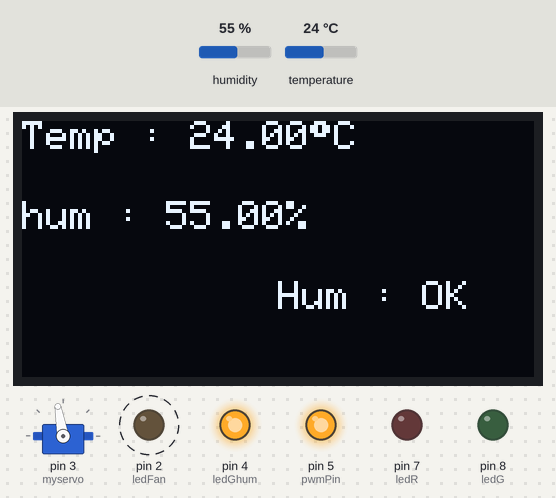
A sketch run on a simulated Arduino Uno, built with avr-gcc and run on an emulated ATmega328P. On the bench: servo, 128×64 one-colour display, output pins drawn as LEDs (lit = HIGH). Dashed ring = blinking. The test bench sets the inputs (shaded band); at power-on: temperature 24 °C, humidity 55 %. Pins used as bus, display or sensor lines are not drawn; what the sketch prints to the serial monitor is not drawn.

Above: at 1.2 s.
1.3 s: temperature set to 22 °C
At 4.3 s:
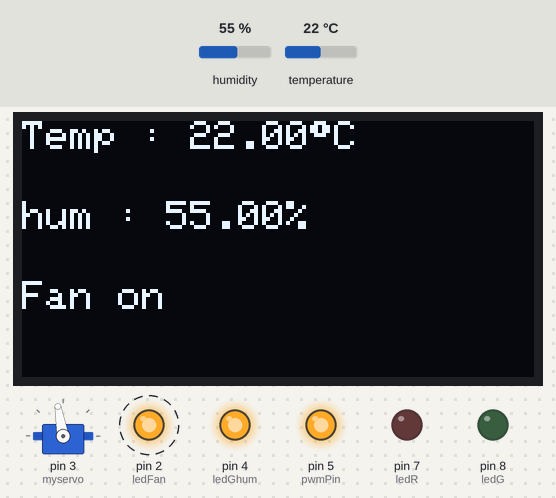
4.8 s: temperature set to 19 °C
At 7.6 s:
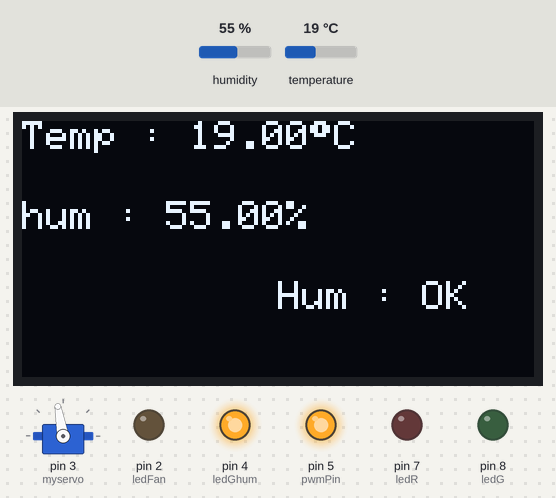
11.9 s: humidity set to 41 %
At 13.5 s:
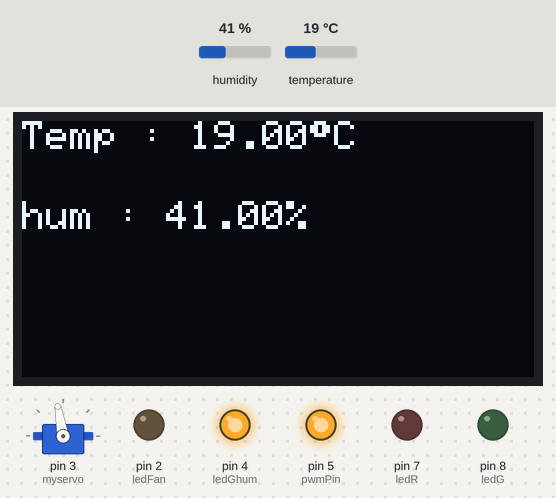
14.7 s: humidity set to 38 %
At 16.4 s:
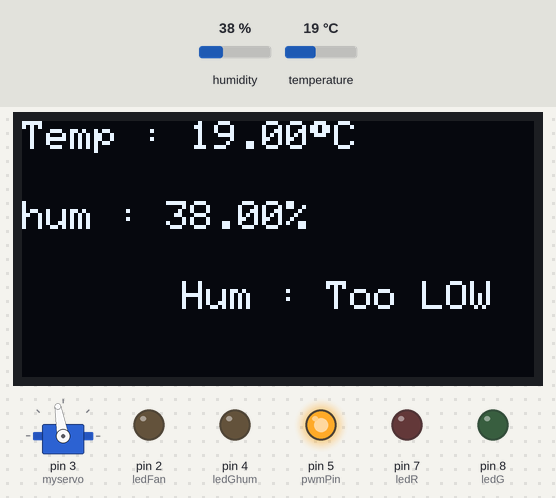
19.1 s: temperature set to 16 °C
At 21.2 s:
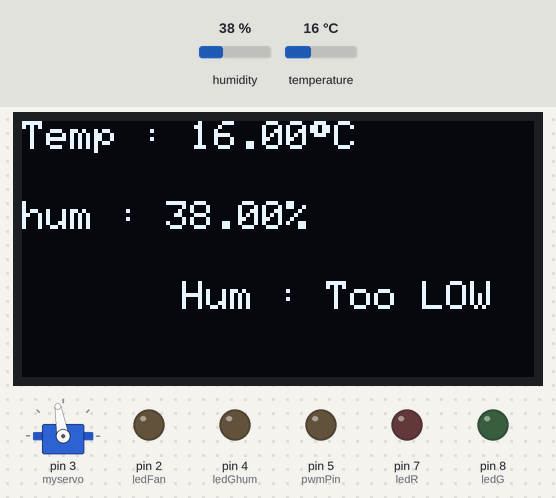
23.4 s: humidity set to 40 %
At 26.7 s:
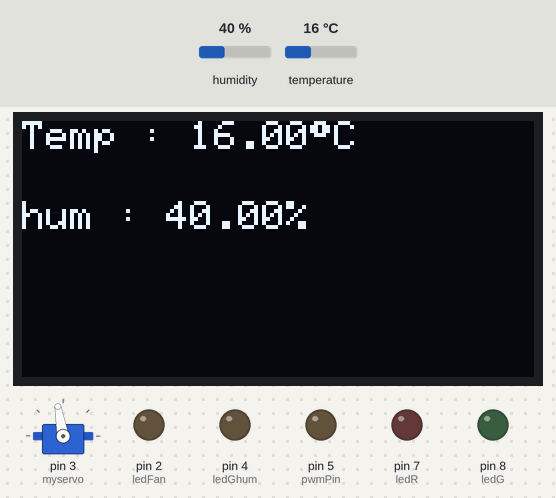
Timing chart, 0 to 28.9 s (numbered marks = the images above; inputs shaded):
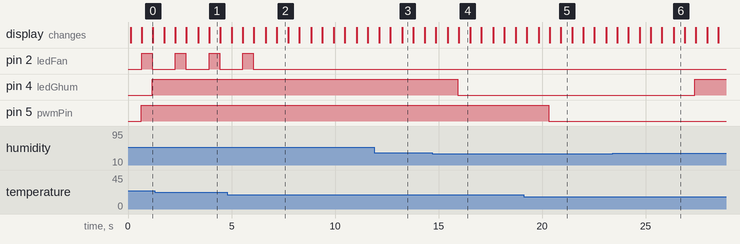

The sketch:

Servercontrol_arduino_uno.ino
```cpp
#include <Servo.h>
#include <SPI.h>
#include <RFID.h>
#include <DHT.h>
#include <Adafruit_SSD1306.h>

#define DHTPIN 6
#define DHTTYPE   DHT11

Adafruit_SSD1306 display(128, 64, &Wire, -1);
RFID rfid(10, 9);
byte kart[5] = {121,2,178,152,81};
Servo myservo;
DHT dht(DHTPIN, DHTTYPE);
boolean card;
int ledG = 8;
int ledR = 7;
int ledGhum = 4;
int ledFan = 2;
const int pwmPin = 5;

void setup()
{
  pinMode(ledG, OUTPUT);
  pinMode(ledGhum, OUTPUT);
  pinMode(ledR, OUTPUT);
  pinMode(ledFan, OUTPUT);
  Serial.begin(9600);
  dht.begin();
  SPI.begin();
  rfid.init();
  myservo.attach(3);
  myservo.write(100);
  if (!display.begin(SSD1306_SWITCHCAPVCC, 0x3C)){
    Serial.println(F("SSD1306 allocation failed"));
    for(;;);
  }
}

void loop()
{
  float temp = dht.readTemperature();
  float hum = dht.readHumidity();
  Serial.print("temperature: ");
  Serial.print(temp,1);
  Serial.print(" Humidity: ");
  Serial.println(hum,1);

  display.clearDisplay();
  display.setTextSize(1);
  display.setTextColor(WHITE);
  display.setCursor(0, 0);
  display.print("Temp : ");
  display.print(temp);
  display.print((char)247); // ' ° ' symbol
  display.print("C");
  display.setCursor(0,20);
  display.print("hum : ");
  display.print(hum);
  display.print("%");
  display.display();

  delay(500);


  if ((temp >=21) && (temp<= 28))
    {
      analogWrite(pwmPin,255);
      Serial.print("Fan on");
      display.clearDisplay();
      display.setTextSize(1);
      display.setTextColor(WHITE);
      display.setCursor(0, 0);
      display.print("Temp : ");
      display.print(temp);
      display.print((char)247); // ' ° ' symbol
      display.print("C");
      display.setCursor(0,20);
      display.print("hum : ");
      display.print(hum);
      display.print("%");
      display.setCursor(0,40);
      display.print("Fan on");
      display.display();
      digitalWrite(ledFan, HIGH);
      delay(500);
      digitalWrite(ledFan, LOW);
    }
    else if (temp > 28)
    {
       Serial.print("ALARM!");
       display.clearDisplay();
       display.setTextSize(1);
       display.setTextColor(WHITE);
       display.setCursor(0, 0);
       display.print("Temp : ");
       display.print(temp);
       display.print((char)247); // ' ° ' symbol
       display.print("C");
       display.setCursor(0,20);
       display.print("hum : ");
       display.print(hum);
       display.print("%");
       display.setCursor(0,40);
       display.print("ALARM! Temp to high!");
       display.display();
       delay(500);
    }
    else if (temp < 18)
    {
      analogWrite(pwmPin,0);
      Serial.print("Fan off");
      display.clearDisplay();
      display.setTextSize(1);
      display.setTextColor(WHITE);
      display.setCursor(0, 0);
      display.print("Temp : ");
      display.print(temp);
      display.print((char)247); // ' ° ' symbol
      display.print("C");
      display.setCursor(0,20);
      display.print("hum : ");
      display.print(hum);
      display.print("%");
      display.setCursor(0,40);
      display.print("Fan Off");
      display.display();
      digitalWrite(ledFan, LOW);
      delay(500);
    }
   if ((hum >=40) && (hum<= 60))
  {
    digitalWrite(ledGhum, HIGH);
    display.clearDisplay();
    display.setTextSize(1);
    display.setTextColor(WHITE);
    display.setCursor(0, 0);
    display.print("Temp : ");
    display.print(temp);
    display.print((char)247); // ' ° ' symbol
    display.print("C");
    display.setCursor(0,20);
    display.print("hum : ");
    display.print(hum);
    display.print("%");
    display.setCursor(64,40);
    display.print("Hum : OK");
    display.display();
    delay(500);
  }
  else if (hum > 60)
  {
    digitalWrite(ledGhum, LOW);
    display.clearDisplay();
    display.setTextSize(1);
    display.setTextColor(WHITE);
    display.setCursor(0, 0);
    display.print("Temp : ");
    display.print(temp);
    display.print((char)247); // ' ° ' symbol
    display.print("C");
    display.setCursor(0,20);
    display.print("hum : ");
    display.print(hum);
    display.print("%");
    display.setCursor(40,40);
    display.print("Hum : Too HIGH");
    display.display();
    delay(500);
  }
  else if (hum < 40)
  {
    digitalWrite(ledGhum, LOW);
    display.clearDisplay();
    display.setTextSize(1);
    display.setTextColor(WHITE);
    display.setCursor(0, 0);
    display.print("Temp : ");
    display.print(temp);
    display.print((char)247); // ' ° ' symbol
    display.print("C");
    display.setCursor(0,20);
    display.print("hum : ");
    display.print(hum);
    display.print("%");
    display.setCursor(40,40);
    display.print("Hum : Too LOW");
    display.display();
    delay(500);
  }

  if (rfid.isCard())
  {
    if (rfid.readCardSerial())
    {
      Serial.print("Found ID: ");
      Serial.print(rfid.serNum[0]);
      Serial.print(",");
      Serial.print(rfid.serNum[1]);
      Serial.print(",");
      Serial.print(rfid.serNum[2]);
      Serial.print(",");
      Serial.print(rfid.serNum[3]);
      Serial.print(",");
      Serial.println(rfid.serNum[4]);

    }
    for (int i = 1; i < 5; i++)
    {
      if (rfid.serNum[0] == kart[0] && rfid.serNum[1] == kart[1] && rfid.serNum[2] == kart[2] && rfid.serNum[3] == kart[3] && rfid.serNum[4] == kart[4])
      {
        card = true;
      }
      else {
        card = false;
      }
    }
    if (card == true)
    {
      Serial.println("Correct Card");
      digitalWrite(ledG, HIGH);
      myservo.write(20);
      delay(1500);
      digitalWrite(ledG, LOW);
      myservo.write(100);
    }
    else
    {
      Serial.println("Wrong Card");
      digitalWrite(ledR, HIGH);
      delay(1000);
      digitalWrite(ledR, LOW);

    }
    rfid.halt();
  }
}
```

Measured:
- the behaviour switches between 21 and 20 °C on temperature (found by bisection; images 1 and 2)
- the behaviour switches between 40 and 39 % on humidity (found by bisection; images 3 and 4)
- the behaviour switches between 18 and 17 °C on temperature (found by bisection; images 4 and 5)
- after the input at 4.8 s, pin 2 (ledFan): goes on until 6.0 s, then stays LOW
- after the input at 11.9 s, the display: first differs from a run without the input after 1.3 s (image 3)
- after the input at 14.7 s, pin 4 (ledGhum): HIGH → LOW after 1.2 s; the display: first differs from a run without the input after 0.73 s (image 4 shows a later state)
- after the input at 19.1 s, pin 5 (pwmPin): HIGH → LOW after 1.2 s; the display: first differs from a run without the input after 0.73 s (image 5 shows a later state)
- after the input at 23.4 s, pin 4 (ledGhum): LOW → HIGH after 4.0 s
